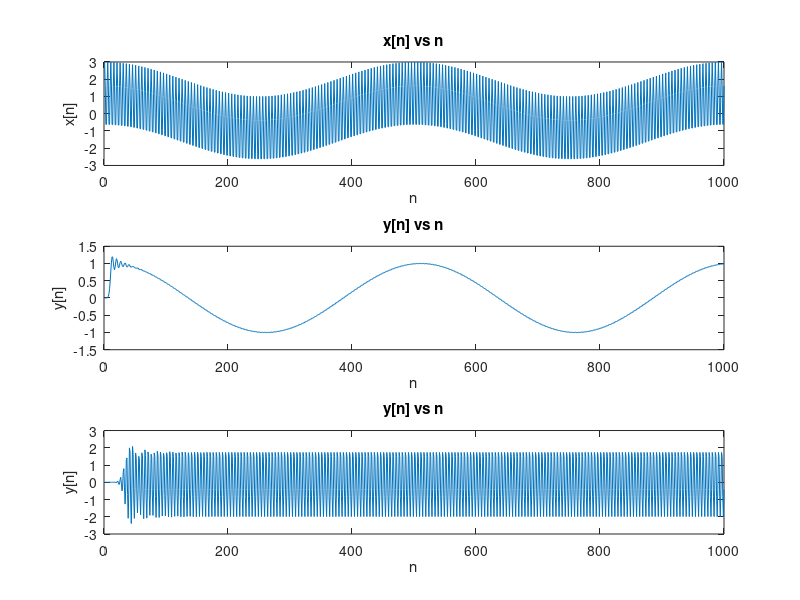

The MATLAB script that drew this image:
clear all; clc;

figure
%%(a)
Ts = 0.002;
M = 1000;
n = 1 : 1000;
f1 = 100;
xn = cos(2 * pi * (n - 1) * Ts) + 2 * cos(2 * pi * f1 * (n - 1) * Ts);
subplot(3, 1, 1), plot(n, xn), xlabel('n'), ylabel('x[n]'), title('x[n] vs n');

%%(b)
[b, a] = butter(16, 0.3, 'low');
yn = filter(b, a, xn);
subplot(3, 1, 2), plot(n, yn), xlabel('n'), ylabel('y[n]'), title('y[n] vs n');

%%(c)
[b, a] = butter(16, [0.3, 0.5], 'bandpass');
yn = filter(b, a, xn);
subplot(3, 1, 3), plot(n, yn), xlabel('n'), ylabel('y[n]'), title('y[n] vs n');
